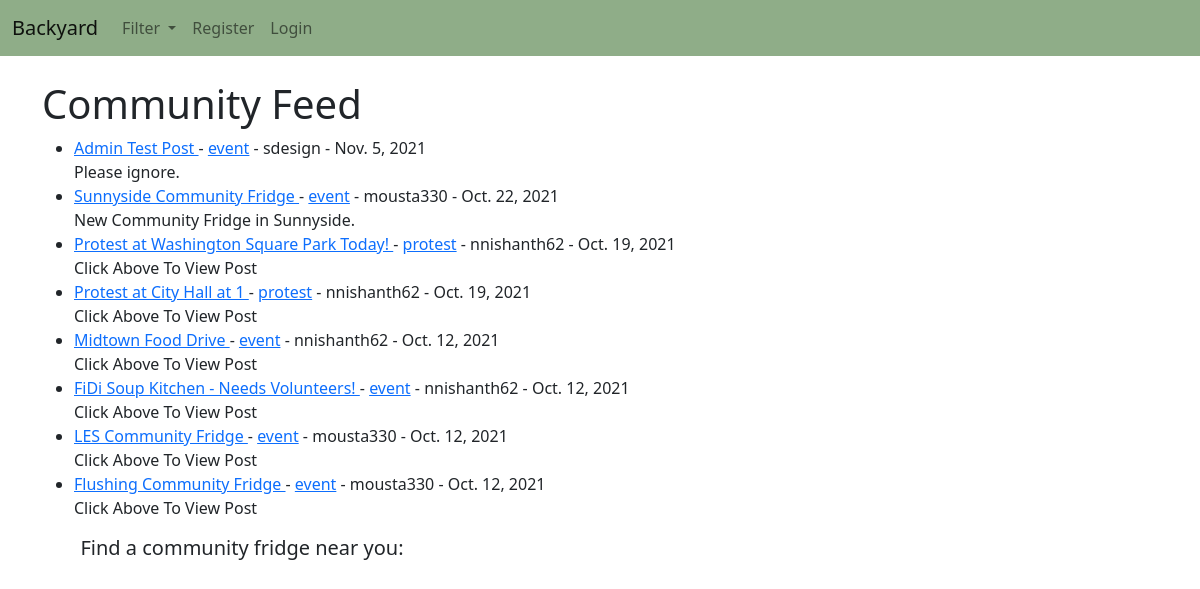
The app's page /, older data.
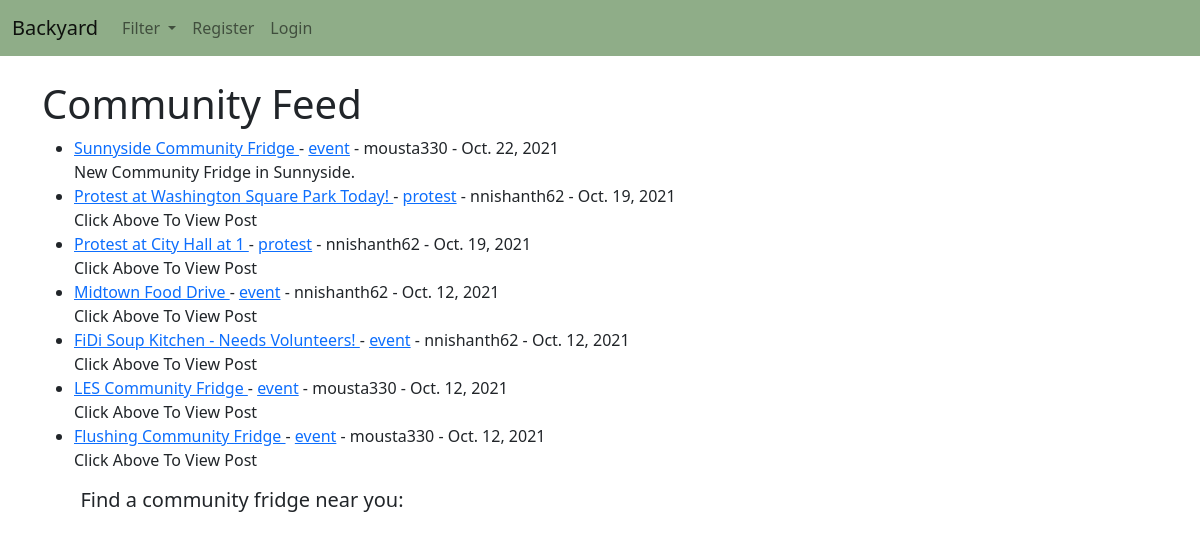
The same page, newer data.
### blog/models.py (models this page shows, shortened)
class Post(models.Model):
    title = models.CharField(max_length=LENGTH)
    header_image = models.ImageField(null=True, blank=True, upload_to="images/")
    author = models.ForeignKey(User, on_delete=models.CASCADE)
    body = RichTextField(blank=True, null=True)
    post_date = models.DateField(auto_now_add=True)
    snippet = models.CharField(max_length=LENGTH)
    category = models.CharField(max_length=LENGTH, default="event")
    likes = models.ManyToManyField(User, related_name='blog_post')

### blog/views.py (the view)
# urls.py: path('', HomeView.as_view(), name="home"),
class HomeView(ListView):
    model = Post
    template_name = 'home.html'
    ordering = ['-post_date']
    def get_context_data(self, *args, **kwargs):
        cat_menu = Category.objects.all()
        context = super(HomeView, self).get_context_data(*args, **kwargs)
        context["cat_menu"] = cat_menu
        return context

### blog/models.py (called while the page is built)
    def __str__(self):
        return self.name

### blog/templates/home.html (shortened to what this page needs)
{% extends 'base.html' %}
{% block content %}
<h1 align="left">Community Feed</h1>
<div class="feed">
<ul>
	{% for post in object_list %}
	<li><a href = "{% url 'post_detail' post.pk %}">
		{{ post.title }}
	</a>
		- <a href="{% url 'category' post.category|slugify %}"> {{post.category}}</a>
		- {{ post.author }}
		- {{post.post_date}}
		<br/>
		{{ post.snippet }} </li>
	{% endfor %}
</ul>
</div>
<div class="feed">
	<h5 align="center">Find a community fridge near you: </h5>
	<div id="map"></div>
</div>
{% endblock %}

### blog/templates/base.html (shortened to what this page needs)
 <!doctype html>
<html lang="en">
  <head>
    <link rel="stylesheet" href="styles.css">
    <link href="https://cdn.jsdelivr.net/npm/bootstrap@5.1.3/dist/css/bootstrap.min.css" rel="stylesheet">
  </head>
  <body>
  <nav class="navbar navbar-expand-lg navbar-light" style="background-color: #8FAD88;">
  <div class="container-fluid">
    <a class="navbar-brand" href="{% url 'home' %}">Backyard</a>
    <div class="collapse navbar-collapse" id="navbarSupportedContent">
      <ul class="navbar-nav mr-auto">
        {% if cat_menu %}
        <li class="nav-item dropdown">
          <a class="nav-link dropdown-toggle" href="#" id="navbarDropdown" role="button" data-bs-toggle="dropdown" aria-expanded="false">
            Filter
          </a>
        </li>
        {% else %}
        <li class="nav-item">
          <a class="nav-link" href="{% url 'category-list' %}">Filter</a>
        </li>
        {% endif %}
        {% if user.is_authenticated %}
          <li class="nav-item">
            <a class="nav-link" href="{% url 'make_post' %}">Add Post</a>
          </li>
          <!--
          <li class="nav-item">
            <a class="nav-link" href="{% url 'add_category' %}">Add Category</a>
          </li>
          -->
        <!--
        <li class="nav-item">
            <a class="nav-link" href="{% url 'edit_profile' %}">Edit Profile</a>
          </li>
        -->
        {% else %}
          <li class="nav-item">
            <a class="nav-link" href="{% url 'register' %}">Register</a>
          </li>
          <li class="nav-item">
            <a class="nav-link" href="{% url 'login' %}">Login</a>
          </li>
        {% endif %}
      </ul>
    </div>
  </div>
</nav>
    <div class="container">
    {% block content %}
    {% endblock %}
    </div>
  </body>
</html>

### blog/templates/styles.css (style rules this page uses)
.navbar-brand { font-size: 20px; }

### blog/templates/home.html (style rules this page uses)
.feed { display: inline-block; padding-right: 8%; }
#map { height: 400px; width: 400px; }

Row changes from the older to the newer data that the page shows:
removed Post: title "Admin Test Post", category "event", author "sdesign", post_date "Nov. 5, 2021", snippet "Please ignore."
